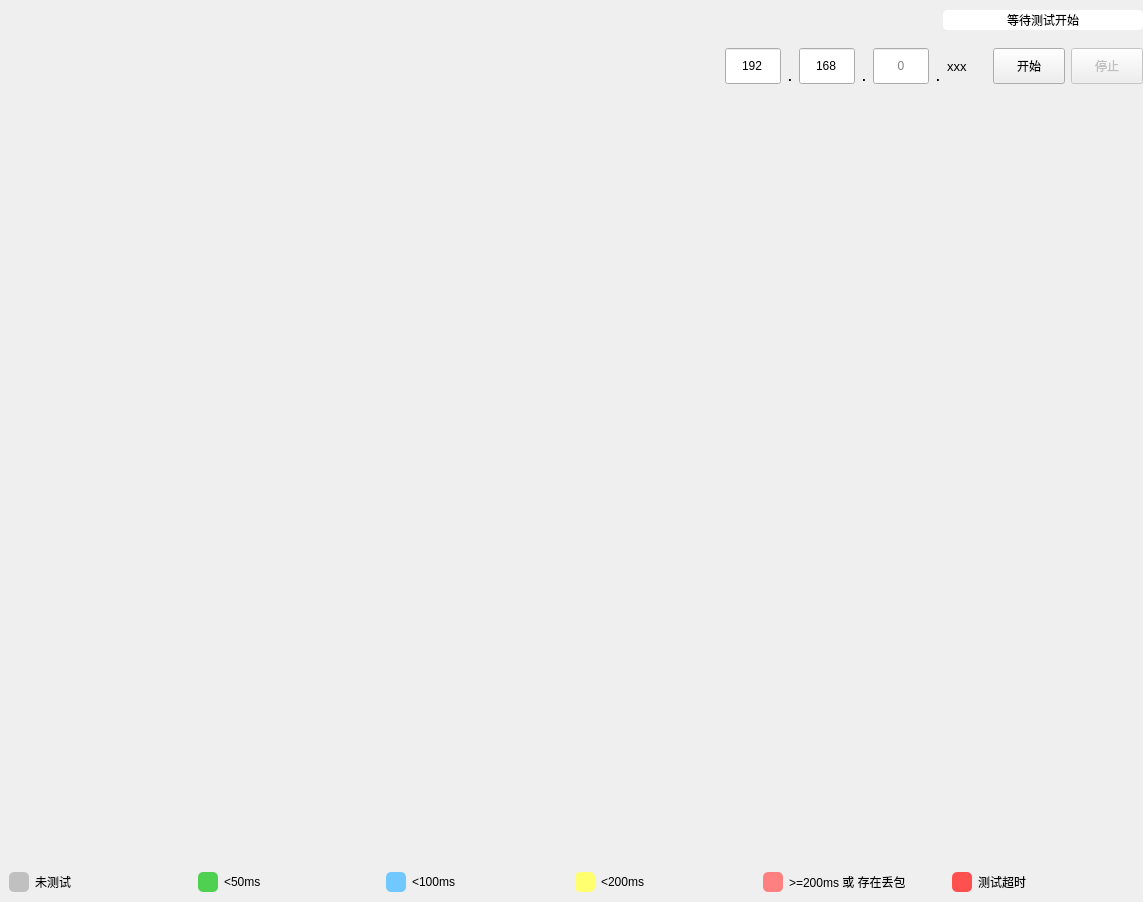
<?xml version="1.0" encoding="UTF-8"?>
<ui version="4.0">
 <class>PingWidget</class>
 <widget class="QWidget" name="PingWidget">
  <property name="geometry">
   <rect>
    <x>0</x>
    <y>0</y>
    <width>1143</width>
    <height>902</height>
   </rect>
  </property>
  <layout class="QVBoxLayout" name="baseLayout">
   <property name="spacing">
    <number>6</number>
   </property>
   <property name="leftMargin">
    <number>0</number>
   </property>
   <property name="topMargin">
    <number>0</number>
   </property>
   <property name="rightMargin">
    <number>0</number>
   </property>
   <property name="bottomMargin">
    <number>0</number>
   </property>
   <item>
    <widget class="QWidget" name="widget" native="true">
     <property name="minimumSize">
      <size>
       <width>0</width>
       <height>40</height>
      </size>
     </property>
     <property name="maximumSize">
      <size>
       <width>16777215</width>
       <height>40</height>
      </size>
     </property>
     <layout class="QHBoxLayout" name="horizontalLayout">
      <property name="leftMargin">
       <number>0</number>
      </property>
      <property name="topMargin">
       <number>0</number>
      </property>
      <property name="rightMargin">
       <number>0</number>
      </property>
      <property name="bottomMargin">
       <number>0</number>
      </property>
      <item>
       <widget class="QLabel" name="tipsLabel">
        <property name="font">
         <font>
          <pointsize>10</pointsize>
         </font>
        </property>
        <property name="text">
         <string/>
        </property>
       </widget>
      </item>
      <item>
       <widget class="QProgressBar" name="progressBar">
        <property name="minimumSize">
         <size>
          <width>200</width>
          <height>20</height>
         </size>
        </property>
        <property name="maximumSize">
         <size>
          <width>200</width>
          <height>20</height>
         </size>
        </property>
        <property name="styleSheet">
         <string notr="true">/* 进度条整体样式 */
QProgressBar {
    border: 1px solid #ffffff;
    border-radius: 4px;
    text-align: center;
}

/* 进度条前景样式 */
QProgressBar::chunk {
    /* 横向渐变背景 */
    background:#009FAA;
    border-radius: 4px;
    /* 内阴影效果 */
    border: 1px solid rgba(255, 255, 255, 30%);
    box-shadow: inset 0 1px 2px rgba(0, 0, 0, 0.1);
}</string>
        </property>
        <property name="value">
         <number>0</number>
        </property>
        <property name="format">
         <string>等待测试开始</string>
        </property>
       </widget>
      </item>
     </layout>
    </widget>
   </item>
   <item>
    <widget class="QWidget" name="widget_2" native="true">
     <property name="minimumSize">
      <size>
       <width>0</width>
       <height>40</height>
      </size>
     </property>
     <property name="maximumSize">
      <size>
       <width>16777215</width>
       <height>40</height>
      </size>
     </property>
     <layout class="QHBoxLayout" name="horizontalLayout_2">
      <property name="leftMargin">
       <number>0</number>
      </property>
      <property name="topMargin">
       <number>0</number>
      </property>
      <property name="rightMargin">
       <number>0</number>
      </property>
      <property name="bottomMargin">
       <number>0</number>
      </property>
      <item>
       <spacer name="horizontalSpacer">
        <property name="orientation">
         <enum>Qt::Orientation::Horizontal</enum>
        </property>
        <property name="sizeHint" stdset="0">
         <size>
          <width>40</width>
          <height>20</height>
         </size>
        </property>
       </spacer>
      </item>
      <item>
       <widget class="LineEdit" name="ipEdit_1">
        <property name="minimumSize">
         <size>
          <width>56</width>
          <height>36</height>
         </size>
        </property>
        <property name="maximumSize">
         <size>
          <width>56</width>
          <height>36</height>
         </size>
        </property>
        <property name="text">
         <string>192</string>
        </property>
        <property name="alignment">
         <set>Qt::AlignmentFlag::AlignCenter</set>
        </property>
        <property name="placeholderText">
         <string>192</string>
        </property>
       </widget>
      </item>
      <item>
       <widget class="QLabel" name="label">
        <property name="font">
         <font>
          <pointsize>14</pointsize>
         </font>
        </property>
        <property name="text">
         <string>.</string>
        </property>
        <property name="alignment">
         <set>Qt::AlignmentFlag::AlignBottom|Qt::AlignmentFlag::AlignHCenter</set>
        </property>
       </widget>
      </item>
      <item>
       <widget class="LineEdit" name="ipEdit_2">
        <property name="minimumSize">
         <size>
          <width>56</width>
          <height>36</height>
         </size>
        </property>
        <property name="maximumSize">
         <size>
          <width>56</width>
          <height>36</height>
         </size>
        </property>
        <property name="text">
         <string>168</string>
        </property>
        <property name="alignment">
         <set>Qt::AlignmentFlag::AlignCenter</set>
        </property>
        <property name="placeholderText">
         <string>168</string>
        </property>
       </widget>
      </item>
      <item>
       <widget class="QLabel" name="label_3">
        <property name="font">
         <font>
          <pointsize>14</pointsize>
         </font>
        </property>
        <property name="text">
         <string>.</string>
        </property>
        <property name="alignment">
         <set>Qt::AlignmentFlag::AlignBottom|Qt::AlignmentFlag::AlignHCenter</set>
        </property>
       </widget>
      </item>
      <item>
       <widget class="LineEdit" name="ipEdit_3">
        <property name="minimumSize">
         <size>
          <width>56</width>
          <height>36</height>
         </size>
        </property>
        <property name="maximumSize">
         <size>
          <width>56</width>
          <height>36</height>
         </size>
        </property>
        <property name="alignment">
         <set>Qt::AlignmentFlag::AlignCenter</set>
        </property>
        <property name="placeholderText">
         <string>0</string>
        </property>
       </widget>
      </item>
      <item>
       <widget class="QLabel" name="label_4">
        <property name="font">
         <font>
          <pointsize>14</pointsize>
         </font>
        </property>
        <property name="text">
         <string>.</string>
        </property>
        <property name="alignment">
         <set>Qt::AlignmentFlag::AlignBottom|Qt::AlignmentFlag::AlignHCenter</set>
        </property>
       </widget>
      </item>
      <item>
       <widget class="QLabel" name="label_5">
        <property name="font">
         <font>
          <pointsize>10</pointsize>
         </font>
        </property>
        <property name="text">
         <string>xxx</string>
        </property>
       </widget>
      </item>
      <item>
       <spacer name="horizontalSpacer_2">
        <property name="orientation">
         <enum>Qt::Orientation::Horizontal</enum>
        </property>
        <property name="sizeType">
         <enum>QSizePolicy::Policy::Fixed</enum>
        </property>
        <property name="sizeHint" stdset="0">
         <size>
          <width>20</width>
          <height>20</height>
         </size>
        </property>
       </spacer>
      </item>
      <item>
       <widget class="PrimaryPushButton" name="startPingBtn">
        <property name="minimumSize">
         <size>
          <width>72</width>
          <height>36</height>
         </size>
        </property>
        <property name="maximumSize">
         <size>
          <width>72</width>
          <height>36</height>
         </size>
        </property>
        <property name="text">
         <string>开始</string>
        </property>
       </widget>
      </item>
      <item>
       <widget class="PrimaryPushButton" name="stopPingBtn">
        <property name="enabled">
         <bool>false</bool>
        </property>
        <property name="minimumSize">
         <size>
          <width>72</width>
          <height>36</height>
         </size>
        </property>
        <property name="maximumSize">
         <size>
          <width>72</width>
          <height>36</height>
         </size>
        </property>
        <property name="text">
         <string>停止</string>
        </property>
       </widget>
      </item>
     </layout>
    </widget>
   </item>
   <item>
    <widget class="QWidget" name="tableWidget" native="true">
     <property name="styleSheet">
      <string notr="true">QPushButton {
	background-color: rgba(0, 0, 0, 0);
	border: none;
}

QPushButton:hover {
	background-color: rgba(0, 0, 0, 0);
	color: #ff0000;
	border: none;
}

QPushButton:pressed {
	background-color: rgba(0, 0, 0, 0);
	border: none;
}</string>
     </property>
    </widget>
   </item>
   <item>
    <widget class="QWidget" name="widget_4" native="true">
     <property name="minimumSize">
      <size>
       <width>0</width>
       <height>40</height>
      </size>
     </property>
     <property name="maximumSize">
      <size>
       <width>16777215</width>
       <height>40</height>
      </size>
     </property>
     <layout class="QHBoxLayout" name="horizontalLayout_3">
      <property name="topMargin">
       <number>0</number>
      </property>
      <property name="bottomMargin">
       <number>0</number>
      </property>
      <item>
       <widget class="QLabel" name="label_12">
        <property name="minimumSize">
         <size>
          <width>20</width>
          <height>20</height>
         </size>
        </property>
        <property name="maximumSize">
         <size>
          <width>20</width>
          <height>20</height>
         </size>
        </property>
        <property name="styleSheet">
         <string notr="true">QLabel {
	border-radius: 5px;
	background-color: #c0c0c0;
}</string>
        </property>
        <property name="text">
         <string/>
        </property>
       </widget>
      </item>
      <item>
       <widget class="QLabel" name="label_11">
        <property name="text">
         <string>未测试</string>
        </property>
       </widget>
      </item>
      <item>
       <widget class="QLabel" name="label_2">
        <property name="minimumSize">
         <size>
          <width>20</width>
          <height>20</height>
         </size>
        </property>
        <property name="maximumSize">
         <size>
          <width>20</width>
          <height>20</height>
         </size>
        </property>
        <property name="styleSheet">
         <string notr="true">QLabel {
	border-radius: 5px;
	background-color: #50d050;
}</string>
        </property>
        <property name="text">
         <string/>
        </property>
        <property name="alignment">
         <set>Qt::AlignmentFlag::AlignCenter</set>
        </property>
       </widget>
      </item>
      <item>
       <widget class="QLabel" name="label_6">
        <property name="text">
         <string>&lt;50ms</string>
        </property>
       </widget>
      </item>
      <item>
       <widget class="QLabel" name="label_7">
        <property name="minimumSize">
         <size>
          <width>20</width>
          <height>20</height>
         </size>
        </property>
        <property name="maximumSize">
         <size>
          <width>20</width>
          <height>20</height>
         </size>
        </property>
        <property name="styleSheet">
         <string notr="true">QLabel {
	border-radius: 5px;
	background-color: #70c8ff;
}</string>
        </property>
        <property name="text">
         <string/>
        </property>
       </widget>
      </item>
      <item>
       <widget class="QLabel" name="label_8">
        <property name="text">
         <string>&lt;100ms</string>
        </property>
       </widget>
      </item>
      <item>
       <widget class="QLabel" name="label_10">
        <property name="minimumSize">
         <size>
          <width>20</width>
          <height>20</height>
         </size>
        </property>
        <property name="maximumSize">
         <size>
          <width>20</width>
          <height>20</height>
         </size>
        </property>
        <property name="styleSheet">
         <string notr="true">QLabel {
	border-radius: 5px;
	background-color: #ffff70;
}</string>
        </property>
        <property name="text">
         <string/>
        </property>
       </widget>
      </item>
      <item>
       <widget class="QLabel" name="label_9">
        <property name="text">
         <string>&lt;200ms</string>
        </property>
       </widget>
      </item>
      <item>
       <widget class="QLabel" name="label_16">
        <property name="minimumSize">
         <size>
          <width>20</width>
          <height>20</height>
         </size>
        </property>
        <property name="maximumSize">
         <size>
          <width>20</width>
          <height>20</height>
         </size>
        </property>
        <property name="styleSheet">
         <string notr="true">QLabel {
	border-radius: 5px;
	background-color: #ff8080;
}</string>
        </property>
        <property name="text">
         <string/>
        </property>
       </widget>
      </item>
      <item>
       <widget class="QLabel" name="label_15">
        <property name="text">
         <string>&gt;=200ms 或 存在丢包</string>
        </property>
       </widget>
      </item>
      <item>
       <widget class="QLabel" name="label_14">
        <property name="minimumSize">
         <size>
          <width>20</width>
          <height>20</height>
         </size>
        </property>
        <property name="maximumSize">
         <size>
          <width>20</width>
          <height>20</height>
         </size>
        </property>
        <property name="styleSheet">
         <string notr="true">QLabel {
	border-radius: 5px;
	background-color: #ff5050;
}</string>
        </property>
        <property name="text">
         <string/>
        </property>
       </widget>
      </item>
      <item>
       <widget class="QLabel" name="label_13">
        <property name="text">
         <string>测试超时</string>
        </property>
       </widget>
      </item>
     </layout>
    </widget>
   </item>
  </layout>
 </widget>
 <customwidgets>
  <customwidget>
   <class>LineEdit</class>
   <extends>QLineEdit</extends>
   <header>qfluentwidgets</header>
  </customwidget>
  <customwidget>
   <class>PrimaryPushButton</class>
   <extends>QPushButton</extends>
   <header>qfluentwidgets</header>
  </customwidget>
 </customwidgets>
 <resources/>
 <connections/>
</ui>
